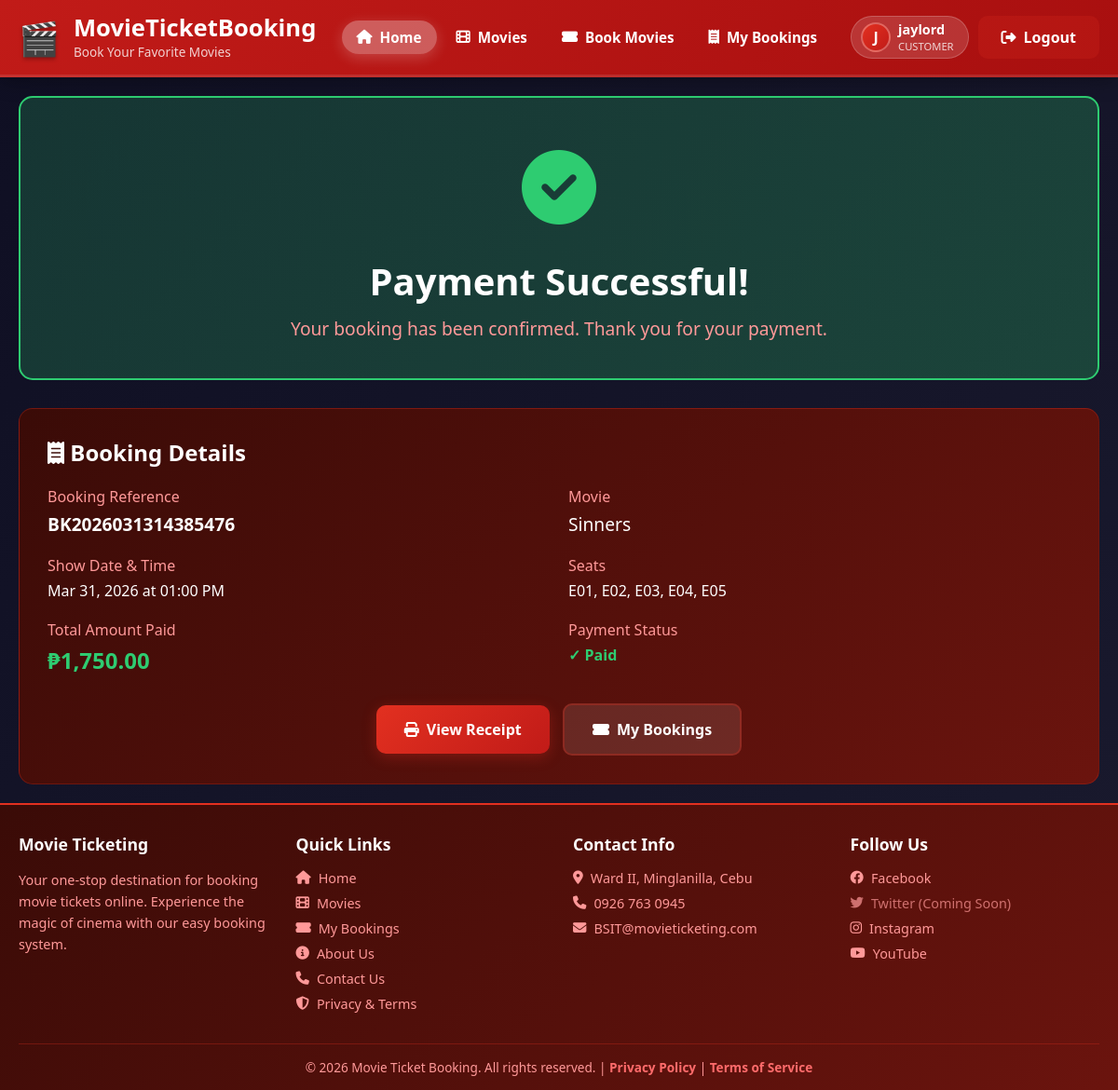
Screenshot of /pages/customer/paymongo-success.php?booking_id=20 (signed in) with the database file from the repository.
### tables this page shows
CREATE TABLE `tbl_booking` (
  `b_id` int(11) NOT NULL,
  `u_id` int(11) NOT NULL,
  `movie_name` varchar(255) NOT NULL,
  `show_date` date DEFAULT NULL,
  `showtime` time NOT NULL,
  `booking_fee` decimal(10,2) DEFAULT 0.00,
  `status` enum('Ongoing','Done','Cancelled') DEFAULT 'Ongoing',
  `booking_date` timestamp NOT NULL DEFAULT current_timestamp(),
  `payment_status` enum('Pending','Paid','Refunded') DEFAULT 'Pending',
  `is_visible` tinyint(1) DEFAULT 1,
  `booking_reference` varchar(20) DEFAULT NULL
);

### pages/customer/paymongo-success.php (the view, shortened to what this page needs)
<?php
$root_dir = dirname(dirname(__DIR__));
$conn = get_db();
$user_id = $_SESSION['user_id'];
$booking_id = isset($_GET['booking_id']) ? intval($_GET['booking_id']) : 0;
$booking_stmt = $conn->prepare("
    SELECT
        b.*,
        GROUP_CONCAT(bs.seat_number ORDER BY bs.seat_number SEPARATOR ', ') as seat_list,
        m.poster_url
    FROM tbl_booking b
    LEFT JOIN booked_seats bs ON b.b_id = bs.booking_id
    LEFT JOIN movies m ON b.movie_name = m.title
    WHERE b.b_id = ? AND b.u_id = ?
    GROUP BY b.b_id
");
$booking_stmt->bind_param("ii", $booking_id, $user_id);
$booking_stmt->execute();
$booking_result = $booking_stmt->get_result();
$booking = $booking_result->fetch_assoc();
require_once $root_dir . '/partials/header.php';
?>
<div class="payment-container" style="max-width: 1200px; margin: 0 auto; padding: 20px;">
    <div style="background: linear-gradient(135deg, rgba(46, 204, 113, 0.2), rgba(39, 174, 96, 0.3));
         border-radius: 15px; padding: 40px; text-align: center; border: 2px solid #2ecc71; margin-bottom: 30px;">
        <div style="font-size: 5rem; color: #2ecc71; margin-bottom: 20px;">
            <i class="fas fa-check-circle"></i>
        </div>
        <h1 style="color: white; font-size: 2.5rem; margin-bottom: 10px; font-weight: 800;">
            Payment Successful!
        </h1>
        <p style="color: var(--pale-red); font-size: 1.2rem;">
            Your booking has been confirmed. Thank you for your payment.
        </p>
    </div>
    <div style="background: linear-gradient(135deg, var(--bg-card) 0%, var(--bg-card-light) 100%);
         border-radius: 15px; padding: 30px; border: 1px solid rgba(226, 48, 32, 0.3);">
        <h2 style="color: white; font-size: 1.5rem; margin-bottom: 20px; font-weight: 700;">
            <i class="fas fa-receipt"></i> Booking Details
        </h2>
        <div style="display: grid; grid-template-columns: 1fr 1fr; gap: 20px; margin-bottom: 30px;">
            <div>
                <p style="color: var(--pale-red); margin-bottom: 5px;">Booking Reference</p>
                <p style="color: white; font-size: 1.2rem; font-weight: 700;"><?php echo $booking['booking_reference']; ?></p>
            </div>
            <div>
                <p style="color: var(--pale-red); margin-bottom: 5px;">Movie</p>
                <p style="color: white; font-size: 1.2rem;"><?php echo $booking['movie_name']; ?></p>
            </div>
            <div>
                <p style="color: var(--pale-red); margin-bottom: 5px;">Show Date & Time</p>
                <p style="color: white;">
                    <?php echo date('M d, Y', strtotime($booking['show_date'])); ?> at
                    <?php echo date('h:i A', strtotime($booking['showtime'])); ?>
                </p>
            </div>
            <div>
                <p style="color: var(--pale-red); margin-bottom: 5px;">Seats</p>
                <p style="color: white;"><?php echo $booking['seat_list']; ?></p>
            </div>
            <div>
                <p style="color: var(--pale-red); margin-bottom: 5px;">Total Amount Paid</p>
                <p style="color: #2ecc71; font-size: 1.5rem; font-weight: 800;">
                    ₱<?php echo number_format($booking['booking_fee'], 2); ?>
                </p>
            </div>
            <div>
                <p style="color: var(--pale-red); margin-bottom: 5px;">Payment Status</p>
                <p style="color: #2ecc71; font-weight: 600;">✓ Paid</p>
            </div>
        </div>
        <div style="text-align: center; margin-top: 30px;">
            <a href="<?php echo SITE_URL; ?>index.php?page=customer/receipt&id=<?php echo $booking_id; ?>" class="btn btn-primary" style="padding: 15px 30px; margin-right: 10px;">
                <i class="fas fa-print"></i> View Receipt
            </a>
            <a href="<?php echo SITE_URL; ?>index.php?page=customer/my-bookings" class="btn btn-secondary" style="padding: 15px 30px;">
                <i class="fas fa-ticket-alt"></i> My Bookings
            </a>
        </div>
    </div>
</div>
<?php
require_once $root_dir . '/partials/footer.php';
?>

### partials/header.php (style rules this page uses)
:root { --primary-red: #e23020; --dark-red: #c11b18; --deep-red: #a80f0f; --light-red: #ff6b6b; --pale-red: #ff9999; --bg-dark: #0f0f23; --bg-darker: #1a1a2e; --bg-card: #3a0b07; --bg-card-light: #6b140e; }
* { margin: 0; padding: 0; box-sizing: border-box; }
body { font-family: 'Segoe UI', Tahoma, Geneva, Verdana, sans-serif; background: linear-gradient(135deg, var(--bg-dark) 0%, var(--bg-darker) 100%); color: white; min-height: 100vh; display: flex; flex-direction: column; }
.btn { padding: 8px 16px; text-decoration: none; border-radius: 8px; font-weight: 600; transition: all 0.3s ease; display: inline-flex; align-items: center; gap: 8px; border: none; cursor: pointer; font-size: 0.9rem; }
.btn-primary { background: rgba(255, 255, 255, 0.2); color: white; border: 2px solid rgba(255, 255, 255, 0.3); }
.btn-secondary { background: rgba(255, 255, 255, 0.1); color: white; border: 2px solid rgba(255, 255, 255, 0.3); }

### pages/customer/paymongo-success.php (style rules this page uses)
.btn { padding: 12px 25px; text-decoration: none; border-radius: 10px; font-weight: 600; transition: all 0.3s ease; display: inline-flex; align-items: center; justify-content: center; gap: 8px; border: none; cursor: pointer; font-size: 1rem; }
.btn-primary { background: linear-gradient(135deg, var(--primary-red) 0%, var(--dark-red) 100%); color: white; box-shadow: 0 4px 15px rgba(226, 48, 32, 0.3); }
.btn-secondary { background: rgba(255, 255, 255, 0.1); color: white; border: 2px solid rgba(226, 48, 32, 0.3); }
:root { --primary-red: #e23020; --dark-red: #c11b18; --deep-red: #a80f0f; --light-red: #ff6b6b; --pale-red: #ff9999; --bg-dark: #0f0f23; --bg-darker: #1a1a2e; --bg-card: #3a0b07; --bg-card-light: #6b140e; }

### rows the page displays
tbl_booking: booking_reference "BK2026031314385476", movie_name "Sinners", show_date "Mar 31, 2026", showtime "01:00 PM", booking_fee "1,750.00"

### other values shown
substr($_SESSION['user_name'], 0, 1) "J"
$_SESSION['user_name'] "jaylord"
$_SESSION['user_role'] "CUSTOMER"
$booking['seat_list'] "E01, E02, E03, E04, E05"
